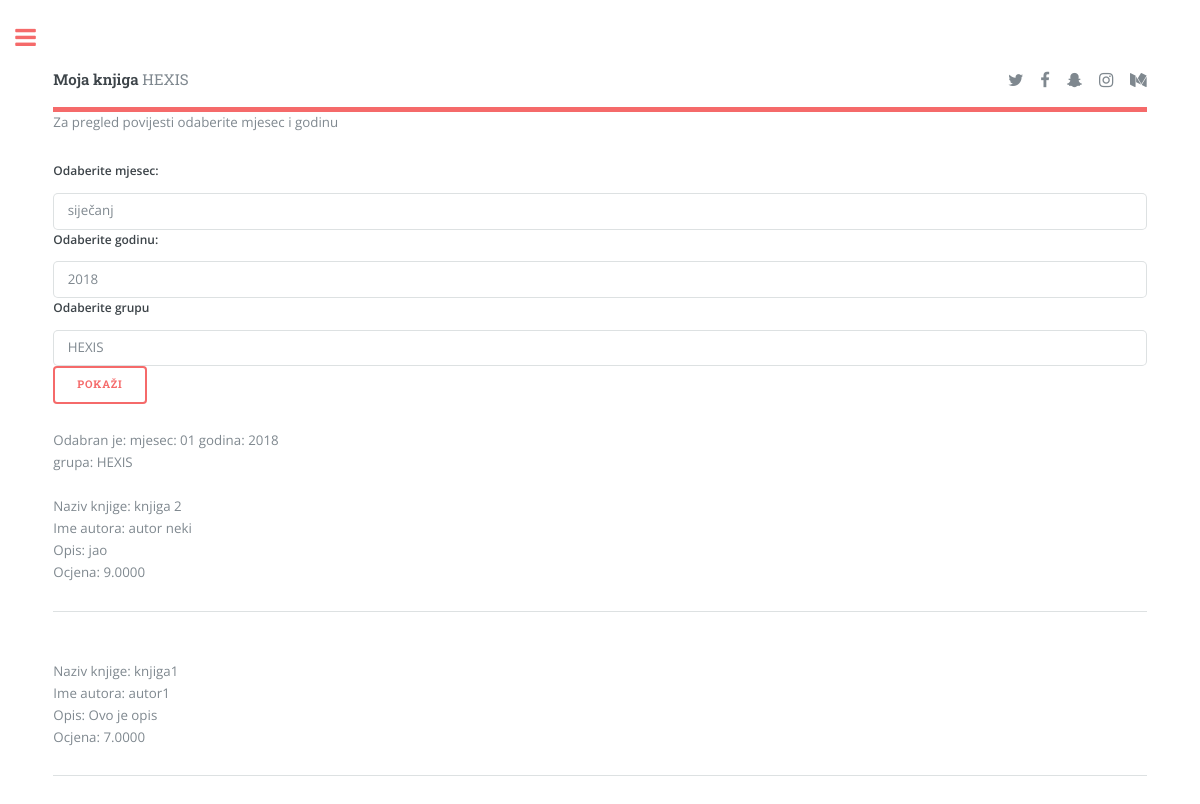
The page /mybookGroupsB.php (signed in) on the database its author committed.
### tables this page shows
CREATE TABLE `groupsb` (
  `id` int(11) NOT NULL,
  `nameG` varchar(50) NOT NULL
);

CREATE TABLE `booksb` (
  `id` int(11) NOT NULL,
  `nameBo` varchar(100) NOT NULL,
  `authorBo` varchar(500) NOT NULL,
  `descriptionBo` varchar(500) NOT NULL,
  `idUserBo` int(11) NOT NULL,
  `dateB` timestamp NOT NULL DEFAULT CURRENT_TIMESTAMP
);

### mybookGroupsB.php (the view, shortened to what this page needs)
<?php
if (isset($_POST['mjesec'])) {
    $mjesec = $_POST['mjesec'];
} else {
    $mjesec = date('m');
}
if (isset($_POST['godina'])) {
    $godina = $_POST['godina'];
} else {
    $godina = date('Y');
}
if (isset($_POST['grupa'])) {
    $grupa = $_POST['grupa'];
} else {
    $grupa = 1;
}
if ($mjesec === "1") {
    $selected1 = "selected";
} else {
    $selected1 = " ";
}
if ($godina === "2018") {
    $selected2018 = "selected";
} else {
    $selected2018 = " ";
}
?>
<html>
<head>
    <link rel="stylesheet" href="assets/css/main.css" />
</head>
<body>
                    <div id="wrapper">
                <div id="main">
						<div class="inner">
                                                    <header id="header">
									<a href="index.php" class="logo"><strong>Moja knjiga</strong> HEXIS</a>
									<ul class="icons">
										<li><a href="#" class="icon fa-twitter"><span class="label">Twitter</span></a></li>
										<li><a href="#" class="icon fa-facebook"><span class="label">Facebook</span></a></li>
										<li><a href="#" class="icon fa-snapchat-ghost"><span class="label">Snapchat</span></a></li>
										<li><a href="#" class="icon fa-instagram"><span class="label">Instagram</span></a></li>
										<li><a href="#" class="icon fa-medium"><span class="label">Medium</span></a></li>
									</ul>
								</header>
    <form name="addbook" action="" method="POST">
        <p>Za pregled povijesti odaberite mjesec i godinu</p>
        <label>Odaberite mjesec: </label>
        <select type="select" name="mjesec" >
            <option value="1" <?php echo $selected1 ?> >siječanj</option>
        </select>
        <label>Odaberite godinu: </label>
        <select type="select" name="godina" >
            <option <?php echo $selected2018 ?> value="2018" selected="">2018</option>
        </select>
        <label>Odaberite grupu</label>
        <select type="select" name="grupa" required="">
            <?php
            $i = 1;
            $pdo = Database::connect();
            $pdo->setAttribute(PDO::ATTR_ERRMODE, PDO::ERRMODE_EXCEPTION);
            $sql = "SELECT * FROM groupsb";
            foreach ($pdo->query($sql) as $row) {
                echo '<option ' . $selected[$i] . ' value="' . $row['id'] . '">' . $row['nameG'] . '</option>';
                $i++;
            }
            ?>
        </select>
        <button class="button" type="submit">Pokaži</button>
    </form>
<?php
echo "Odabran je: ";
echo "mjesec: ";
echo $mjesec;
echo "godina: ";
echo $godina;
echo "<br>grupa: ";
$sql = "SELECT * FROM groupsb where id=" . $grupa . "";
$q = $pdo->prepare($sql);
$q->execute();
$data = $q->fetch(PDO::FETCH_ASSOC);
$grupaIme = $data['nameG'];
echo $grupaIme;
echo "<br>";
$pdo = Database::connect();
$pdo->setAttribute(PDO::ATTR_ERRMODE, PDO::ERRMODE_EXCEPTION);
$sql = "SELECT * FROM booksb B INNER JOIN ratingsb R on R.bookIdR = B.id  "
        . "   INNER JOIN (SELECT AVG(ratingR) as PROO, bookIdR FROM ratingsb group by bookIdR) RA on RA.bookIdR = B.id   "
        . "  INNER JOIN usersb U on U.id = B.idUserBo INNER JOIN groupsb G on G.id = U.groupId "
        . " where  MONTH(dateB) = " . $mjesec . " AND YEAR(dateB) = " . $godina . " "
        . "and groupId = " . $grupa . " group by R.bookIdR order by PROO desc";
foreach ($pdo->query($sql) as $row) {
    echo "<br>Naziv knjige: ";
    $idBook = $row['bookIdR'];
    echo $row['nameBo'];
    echo"<br>Ime autora: ";
    echo $row['authorBo'];
    echo"<br>Opis: ";
    echo $row['descriptionBo'];
    echo "<br>Ocjena: ";
    $pdo1 = Database::connect();
    $pdo1->setAttribute(PDO::ATTR_ERRMODE, PDO::ERRMODE_EXCEPTION);
    $sql2 = "SELECT AVG(ratingR) as PRO FROM ratingsb R INNER JOIN usersb U on U.id = R.userIdR where bookIdR = " . $idBook . " and U.groupId=" . $grupa . "";
    $q2 = $pdo1->prepare($sql2);
    $q2->execute();
    $data = $q2->fetch(PDO::FETCH_ASSOC);
    $ocjena = $data['PRO'];
    echo $ocjena;
    echo "<br>";
    echo "<hr>";
}
?>
<br>
  </div></div>
                </div>
                                                </body>
                                                </html>

### rows shown on the page
groupsb: nameG "HEXIS"
booksb: nameBo "knjiga 2", authorBo "autor neki", descriptionBo "jao", ocjena "9.0000"
booksb: nameBo "knjiga1", authorBo "autor1", descriptionBo "Ovo je opis", ocjena "7.0000"

### other values the page prints
$mjesec "01"
$godina "2018"
form field grupa "HEXIS"
